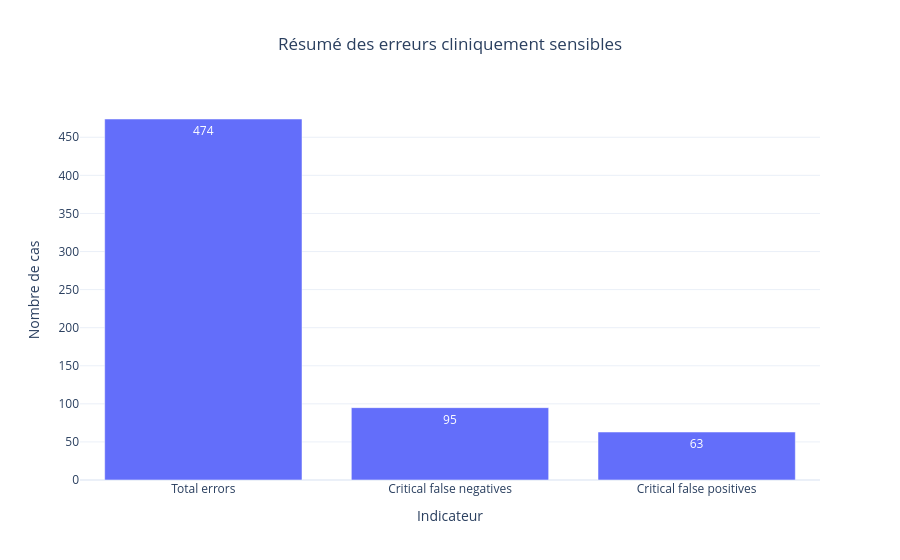

Here is the notebook cell this chart was saved with:
### Code cell
summary_plot_df = final_clinical_summary_df[
    final_clinical_summary_df["item"].isin([
        "Total errors",
        "Critical false negatives",
        "Critical false positives",
    ])
].copy()

summary_plot_df["value"] = pd.to_numeric(summary_plot_df["value"], errors="coerce")

fig = px.bar(
    summary_plot_df,
    x="item",
    y="value",
    text="value",
    template=PLOTLY_TEMPLATE,
    title="Résumé des erreurs cliniquement sensibles",
)

fig.update_layout(
    xaxis_title="Indicateur",
    yaxis_title="Nombre de cas",
    title_x=0.5,
)

fig.write_html(str(CLINICAL_FIGURES_DIR / "clinical_error_summary.html"))
fig.show()

print("✅ Clinical error summary figure saved")

### Figure 1 — Plotly figure (JSON) as saved in the notebook; plotly's stock layout.template omitted (floating-point values rounded to 4 significant figures)
{"data": [{"hovertemplate": "item=%{x}<br>value=%{text}<extra></extra>", "legendgroup": "", "marker": {"color": "#636efa", "pattern": {"shape": ""}}, "name": "", "orientation": "v", "showlegend": false, "text": [474.0, 95.0, 63.0], "textposition": "auto", "type": "bar", "x": ["Total errors", "Critical false negatives", "Critical false positives"], "xaxis": "x", "y": [474, 95, 63], "yaxis": "y"}], "layout": {"barmode": "relative", "legend": {"tracegroupgap": 0}, "title": {"text": "Résumé des erreurs cliniquement sensibles", "x": 0.5}, "xaxis": {"anchor": "y", "domain": [0, 1], "title": {"text": "Indicateur"}}, "yaxis": {"anchor": "x", "domain": [0, 1], "title": {"text": "Nombre de cas"}}}}
